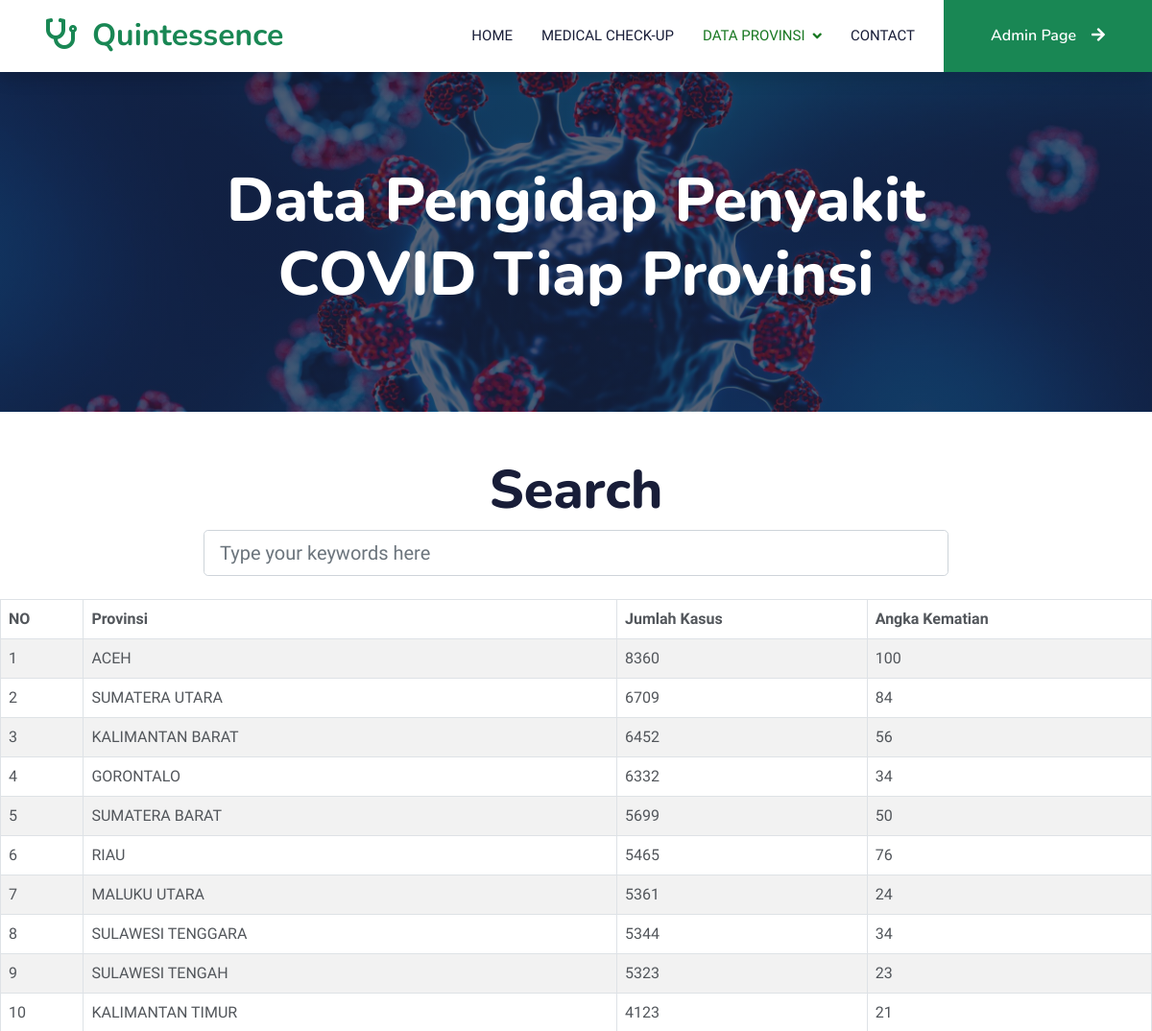
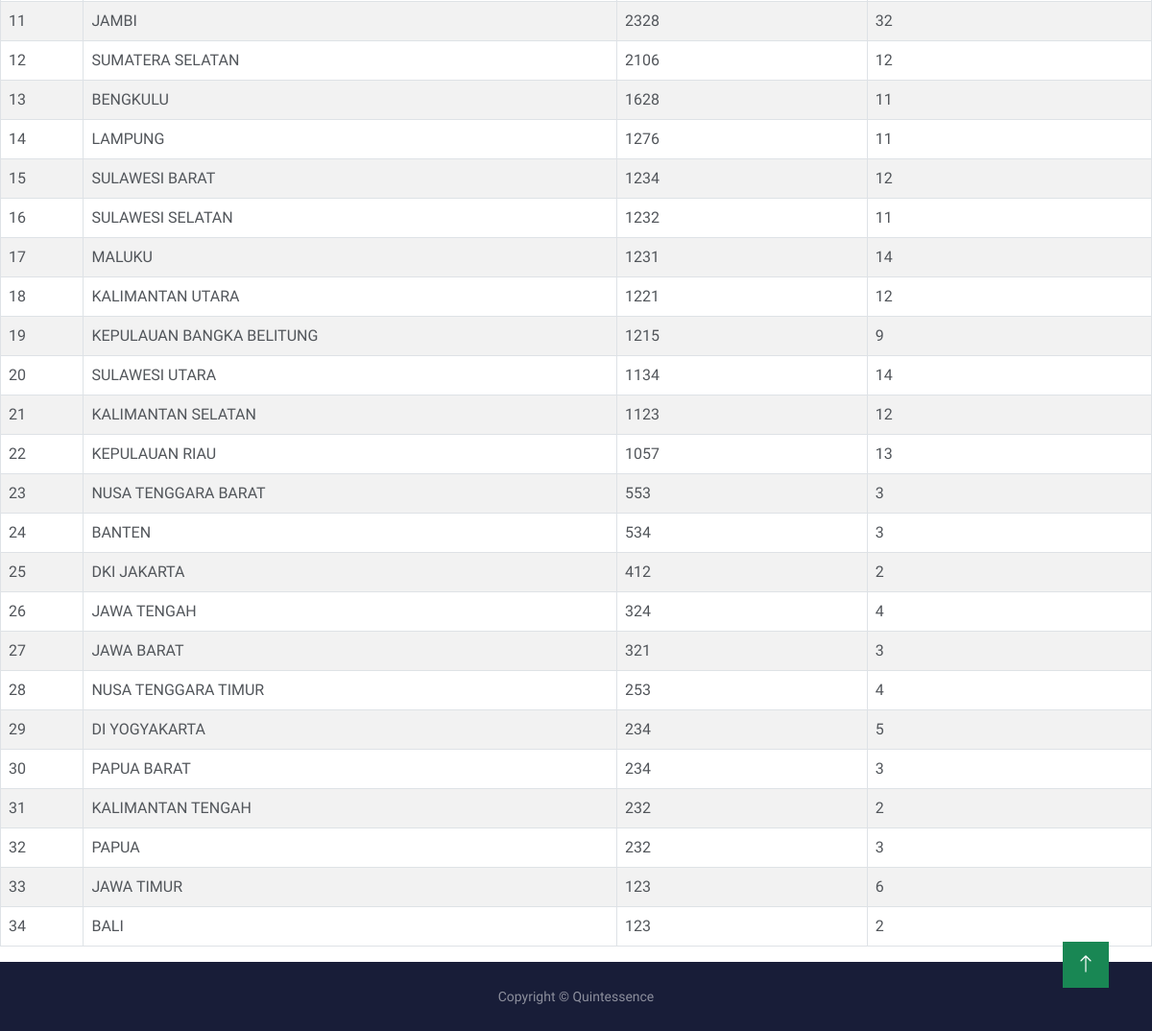
The app's page /data-covid.php with its own data (2 pictures, top to bottom).
### tables this page shows
CREATE TABLE `t_covid` (
  `id_covid` int(11) NOT NULL AUTO_INCREMENT,
  `id_provinsi` int(11) NOT NULL,
  `jumlah_covid` int(11) NOT NULL,
  `jumlah_kematian` int(11) NOT NULL,
  PRIMARY KEY (`id_covid`),
  KEY `fk_covid_provinsi` (`id_provinsi`),
  CONSTRAINT `fk_covid_provinsi` FOREIGN KEY (`id_provinsi`) REFERENCES `t_provinsi` (`id_provinsi`) ON DELETE NO ACTION ON UPDATE NO ACTION
);

CREATE TABLE `t_provinsi` (
  `id_provinsi` int(11) NOT NULL,
  `provinsi` varchar(255) NOT NULL,
  PRIMARY KEY (`id_provinsi`)
);

### data-covid.php (the view, shortened to what this page needs)
<!DOCTYPE html>
<html lang="en">
<head>
    <link href="https://cdnjs.cloudflare.com/ajax/libs/font-awesome/5.10.0/css/all.min.css" rel="stylesheet" />
    <link href="https://cdn.jsdelivr.net/npm/bootstrap-icons@1.4.1/font/bootstrap-icons.css" rel="stylesheet" />
    <link href="lib/animate/animate.min.css" rel="stylesheet" />
    <link href="lib/owlcarousel/assets/owl.carousel.min.css" rel="stylesheet" />
    <link href="css/bootstrap.min.css" rel="stylesheet" />
    <link href="css/style.css" rel="stylesheet" />
    <link rel="stylesheet" href="https://cdn.datatables.net/1.10.25/css/jquery.dataTables.min.css">
</head>
<body>
    <nav class="navbar navbar-expand-lg bg-white navbar-light shadow sticky-top p-0" id="home">
        <a href="index.html" class="navbar-brand d-flex align-items-center px-4 px-lg-5">
            <h2 class="m-0 text-success"><i class="fa fa-stethoscope me-3"></i>Quintessence</h2>
        </a>
        <div class="collapse navbar-collapse" id="navbarCollapse">
            <div class="navbar-nav ms-auto p-4 p-lg-0">
                <a href="index.html" class="nav-item nav-link">Home</a>
                <a href="courses.php" class="nav-item nav-link">Medical Check-up</a>
                <div class="nav-item dropdown">
                    <a href="#" class="nav-link dropdown-toggle active" data-bs-toggle="dropdown">Data Provinsi</a>
                </div>
                <a href="contact.html" class="nav-item nav-link">Contact</a>
            </div>
            <a href="login_admin.php" class="btn btn-success py-4 px-lg-5 d-none d-lg-block">Admin Page<i class="fa fa-arrow-right ms-3"></i></a>
        </div>
    </nav>
    <div class="container-fluid bg-primary py-5 mb-5 page-header-covid">
        <div class="container py-5">
            <div class="row justify-content-center">
                <div class="col-lg-10 text-center">
                    <a href="">
                        <h1 class="display-3 text-white animated slideInDown">
                            Data Pengidap Penyakit COVID Tiap Provinsi
                        </h1>
                    </a>
                </div>
            </div>
        </div>
    </div>
    <section class="content">
        <div class="container-fluid">
            <h2 class="text-center display-4">Search</h2>
            <div class="row">
                <div class="col-md-8 offset-md-2">
                    <form action="">
                        <div class="input-group">
                            <input type="search" id="searchInput" class="form-control form-control-lg" placeholder="Type your keywords here">
                        </div>
                    </form>
                </div>
            </div>
        </div>
    </section>
    <br>
    <div class="table-responsive">
        <table class="table table-striped table-bordered">
            <thead class="thead-dark">
                <tr>
                    <th>NO</th>
                    <th>Provinsi</th>
                    <th>Jumlah Kasus</th>
                    <th>Angka Kematian</th>
                </tr>
            </thead>
            <tbody>
                <?php
                include "koneksi.php";
                $query = mysqli_query($conn, "SELECT t_provinsi.provinsi, t_covid.jumlah_covid, t_covid.jumlah_kematian FROM t_covid INNER JOIN t_provinsi ON t_covid.id_provinsi = t_provinsi.id_provinsi ORDER BY jumlah_covid DESC");
                $no = 1;
                while ($data = mysqli_fetch_array($query)) {
                    echo '<tr>
                <td>' . $no . '</td>
                <td>' . $data['provinsi'] . '</td>
                <td>' . $data['jumlah_covid'] . '</td>
                <td>' . $data['jumlah_kematian'] . '</td>
            </tr>';
                    $no++;
                }
                ?>
            </tbody>
        </table>
    </div>
    <footer id="sticky-footer" class="flex-shrink-0 py-4 bg-dark text-white-50">
        <div class="container text-center">
            <small>Copyright &copy; Quintessence</small>
        </div>
    </footer>
    <a href="#" class="btn btn-lg btn-success btn-lg-square back-to-top"><i class="bi bi-arrow-up"></i></a>
</body>
</html>

### css/style.css (style rules this page uses)
:root { --primary: #197822; --light: #F0FBFC; --dark: #181d38; }
.back-to-top { position: fixed; display: none; right: 45px; bottom: 45px; z-index: 99; }
.btn { font-family: 'Nunito', sans-serif; font-weight: 600; transition: .5s; }
.btn-lg-square { width: 48px; height: 48px; }
.btn-square, .btn-sm-square, .btn-lg-square { padding: 0; display: flex; align-items: center; justify-content: center; font-weight: normal; border-radius: 0px; }
.navbar .dropdown-toggle::after { border: none; content: "\f107"; font-family: "Font Awesome 5 Free"; font-weight: 900; vertical-align: middle; margin-left: 8px; }
.navbar-light .navbar-nav .nav-link { margin-right: 30px; padding: 25px 0; color: #FFFFFF; font-size: 15px; text-transform: uppercase; outline: none; }
.navbar-light .navbar-nav .nav-link:hover, .navbar-light .navbar-nav .nav-link.active { color: var(--primary); }
.navbar-light .navbar-brand, .navbar-light a.btn { height: 75px; }
.navbar-light .navbar-nav .nav-link { color: var(--dark); font-weight: 500; }
.navbar-light.sticky-top { top: -100px; transition: .5s; }
.page-header-covid { background: linear-gradient(rgba(24, 29, 56, .7), rgba(24, 29, 56, .7)), url(../img/covid.jpg); background-position: center center; background-repeat: no-repeat; background-size: cover; }
footer { width: 100%; display: flex; background-color: #181d38; margin: 0px; padding: 0px; }

### records on screen
t_covid: id_provinsi.provinsi "ACEH", jumlah_covid "8360", jumlah_kematian "100"
t_covid: id_provinsi.provinsi "SUMATERA UTARA", jumlah_covid "6709", jumlah_kematian "84"
t_covid: id_provinsi.provinsi "KALIMANTAN BARAT", jumlah_covid "6452", jumlah_kematian "56"
t_covid: id_provinsi.provinsi "GORONTALO", jumlah_covid "6332", jumlah_kematian "34"
t_covid: id_provinsi.provinsi "SUMATERA BARAT", jumlah_covid "5699", jumlah_kematian "50"
t_covid: id_provinsi.provinsi "RIAU", jumlah_covid "5465", jumlah_kematian "76"
t_covid: id_provinsi.provinsi "MALUKU UTARA", jumlah_covid "5361", jumlah_kematian "24"
t_covid: id_provinsi.provinsi "SULAWESI TENGGARA", jumlah_covid "5344", jumlah_kematian "34"
t_covid: id_provinsi.provinsi "SULAWESI TENGAH", jumlah_covid "5323", jumlah_kematian "23"
t_covid: id_provinsi.provinsi "KALIMANTAN TIMUR", jumlah_covid "4123", jumlah_kematian "21"
t_covid: id_provinsi.provinsi "JAMBI", jumlah_covid "2328", jumlah_kematian "32"
t_covid: id_provinsi.provinsi "SUMATERA SELATAN", jumlah_covid "2106", jumlah_kematian "12"
t_covid: id_provinsi.provinsi "BENGKULU", jumlah_covid "1628", jumlah_kematian "11"
t_covid: id_provinsi.provinsi "LAMPUNG", jumlah_covid "1276", jumlah_kematian "11"
t_covid: id_provinsi.provinsi "SULAWESI BARAT", jumlah_covid "1234", jumlah_kematian "12"
t_covid: id_provinsi.provinsi "SULAWESI SELATAN", jumlah_covid "1232", jumlah_kematian "11"
t_covid: id_provinsi.provinsi "MALUKU", jumlah_covid "1231", jumlah_kematian "14"
t_covid: id_provinsi.provinsi "KALIMANTAN UTARA", jumlah_covid "1221", jumlah_kematian "12"
t_covid: id_provinsi.provinsi "KEPULAUAN BANGKA BELITUNG", jumlah_covid "1215", jumlah_kematian "9"
t_covid: id_provinsi.provinsi "SULAWESI UTARA", jumlah_covid "1134", jumlah_kematian "14"
t_covid: id_provinsi.provinsi "KALIMANTAN SELATAN", jumlah_covid "1123", jumlah_kematian "12"
t_covid: id_provinsi.provinsi "KEPULAUAN RIAU", jumlah_covid "1057", jumlah_kematian "13"
t_covid: id_provinsi.provinsi "NUSA TENGGARA BARAT", jumlah_covid "553", jumlah_kematian "3"
t_covid: id_provinsi.provinsi "BANTEN", jumlah_covid "534", jumlah_kematian "3"
t_covid: id_provinsi.provinsi "DKI JAKARTA", jumlah_covid "412", jumlah_kematian "2"
t_covid: id_provinsi.provinsi "JAWA TENGAH", jumlah_covid "324", jumlah_kematian "4"
t_covid: id_provinsi.provinsi "JAWA BARAT", jumlah_covid "321", jumlah_kematian "3"
t_covid: id_provinsi.provinsi "NUSA TENGGARA TIMUR", jumlah_covid "253", jumlah_kematian "4"
t_covid: id_provinsi.provinsi "DI YOGYAKARTA", jumlah_covid "234", jumlah_kematian "5"
t_covid: id_provinsi.provinsi "PAPUA BARAT", jumlah_covid "234", jumlah_kematian "3"
t_covid: id_provinsi.provinsi "KALIMANTAN TENGAH", jumlah_covid "232", jumlah_kematian "2"
t_covid: id_provinsi.provinsi "PAPUA", jumlah_covid "232", jumlah_kematian "3"
t_covid: id_provinsi.provinsi "JAWA TIMUR", jumlah_covid "123", jumlah_kematian "6"
t_covid: id_provinsi.provinsi "BALI", jumlah_covid "123", jumlah_kematian "2"
